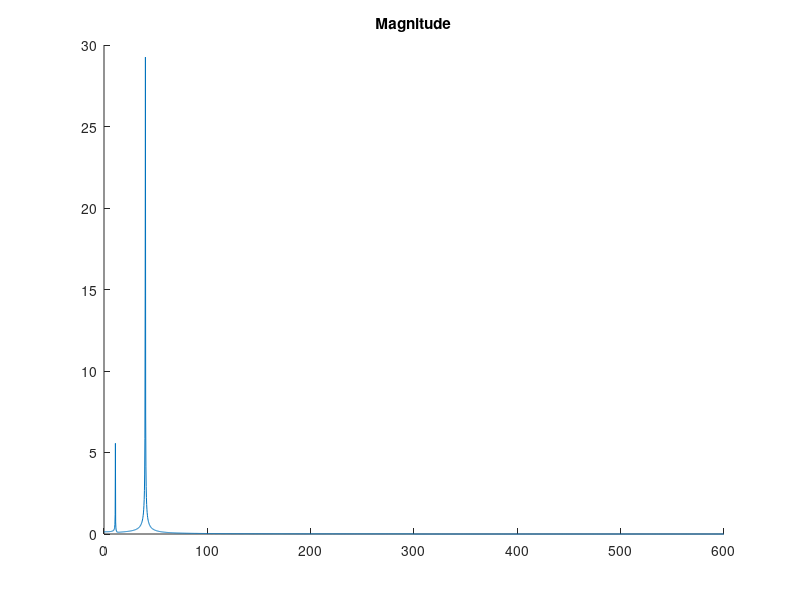
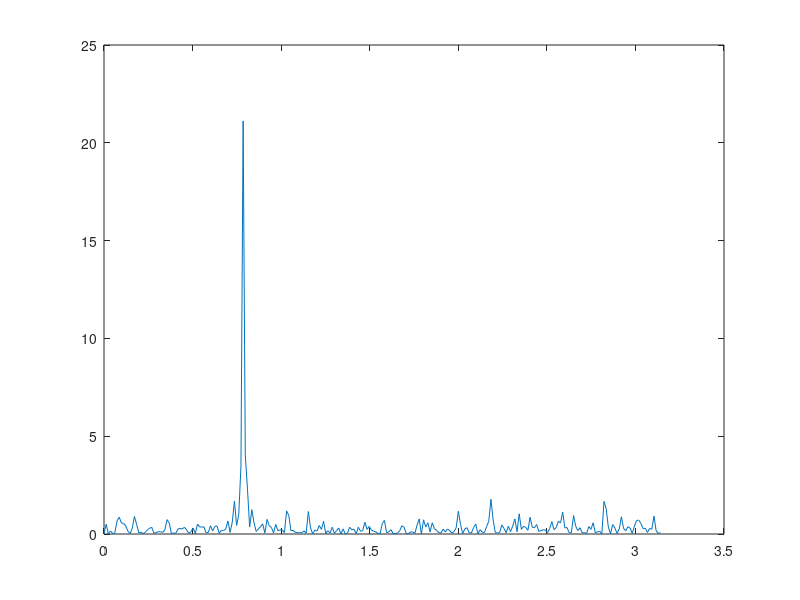
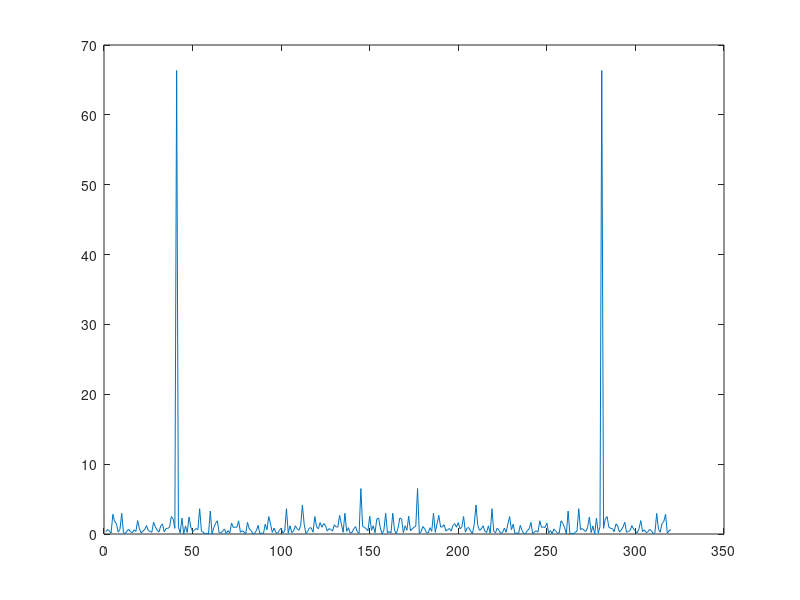

Source code (MATLAB) for these figures, in order:
clear


% generate data
dt = 1/600;
N = 2500;
t = 0:dt:(N-1)*dt;                     
x = 5.9*sin(2*pi*11*t) + 35.4*sin(2*pi*40*t);      

y = fft(x);                  
f = (0:length(y)-1)*(1/dt)/length(y);        
                       

for i = 1:length(y)
    
    % things i've tried
%     y(i) = y(i)*(dt);
    y(i) = y(i)*2/N;

    % filter out nyquist
    if f(i)>(1/dt)/2
        y(i) = 0;
    end

end

% get magnitude
m = abs(y);  

% plot it
figure
hold on 
plot(f,m)
title('Magnitude')
hold off


power_t = sum(dot(x,x))*dt
power_f = sum(abs(y).^2)


%%
n = 0:319;
x = cos(pi/4*n)+randn(size(n));
[pxx,w] = periodogram(x);
figure
plot(w,(pxx))

y = fft(x);

p = (abs(y).^2)/length(x);
figure
plot(p)